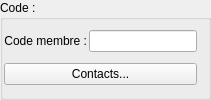
         <widget class="QGroupBox" name="groupBox_5">
          <property name="sizePolicy">
           <sizepolicy hsizetype="Preferred" vsizetype="Expanding">
            <horstretch>0</horstretch>
            <verstretch>0</verstretch>
           </sizepolicy>
          </property>
          <property name="title">
           <string>Code :</string>
          </property>
          <layout class="QGridLayout" name="gridLayout_4">
           <property name="leftMargin">
            <number>1</number>
           </property>
           <property name="topMargin">
            <number>1</number>
           </property>
           <property name="bottomMargin">
            <number>1</number>
           </property>
           <property name="spacing">
            <number>2</number>
           </property>
           <item row="0" column="0">
            <widget class="QLabel" name="Lb_Code">
             <property name="text">
              <string>Code membre :</string>
             </property>
             <property name="alignment">
              <set>Qt::AlignRight|Qt::AlignTrailing|Qt::AlignVCenter</set>
             </property>
            </widget>
           </item>
           <item row="0" column="1">
            <widget class="QLineEdit" name="Le_Code"/>
           </item>
           <item row="1" column="0" colspan="2">
            <widget class="QPushButton" name="Bt_Associe">
             <property name="text">
              <string>Contacts...</string>
             </property>
            </widget>
           </item>
          </layout>
         </widget>
